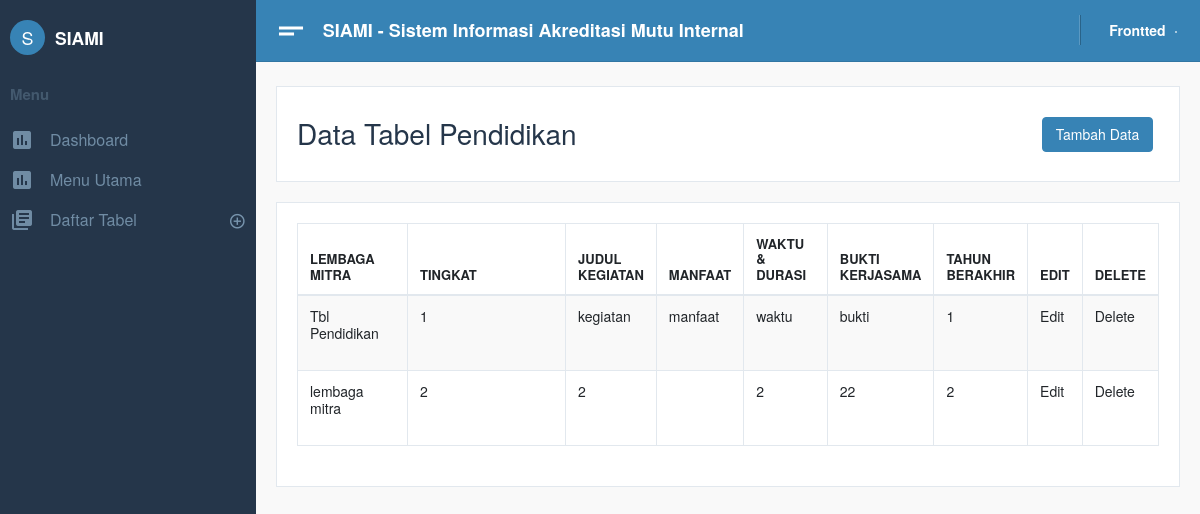
/Siami/home/index.php?p=tbl_pendidikan, run on the app's committed database.
### tables this page shows
CREATE TABLE `tbl_kerjasama_pendidikan` (
  `id_kerj_pend` int(5) NOT NULL,
  `lembaga_mitra` varchar(25) NOT NULL,
  `tingkat` int(5) NOT NULL,
  `judul_keg_kerjasama` text NOT NULL,
  `manfaat` text NOT NULL,
  `waktu_durasi` varchar(40) NOT NULL,
  `bukti_kerjasama` varchar(50) NOT NULL,
  `tahun_berakhir` int(5) NOT NULL,
  `timestamp` timestamp NOT NULL DEFAULT current_timestamp() ON UPDATE current_timestamp(),
  `id_akred_prodi` int(11) NOT NULL
);

### Siami/home/tbl_pendidikan.php (the view, shortened to what this page needs)
<head>
	<link rel="stylesheet" href="https://cdn.jsdelivr.net/npm/bootstrap@4.6.0/dist/css/bootstrap.min.css">
</head>
<div class="card text-left">
	<div class="card-body">
		<div class="row">
			<div class="col-sm-10 mt-2">
				<h2>Data Tabel Pendidikan</h2>
			</div>
			<div class="col-sm-2 mt-2">
				<button class="btn btn-primary">Tambah Data</button>
			</div>
		</div>
	</div>
</div>
<?php
include "../config/database.php";
$query = mysqli_query($db, "SELECT * FROM tbl_kerjasama_pendidikan");
?>
<div class="card">
	<div class="card-body">
		<div id="example_wrapper" class="dataTables_wrapper dt-bootstrap4">
			<div class="row">
				<div class="col-sm-12">
					<table style="width: 100%;" id="example" class="table table-hover table-striped table-bordered dataTable dtr-inline" role="grid" aria-describedby="example_info">
						<thead>
							<tr role="row">
								<th style="width: 118.2px;">Lembaga Mitra </th>
								<th style="width: 189.2px;">Tingkat </th>
								<th style="width: 82.2px;">Judul Kegiatan </th>
								<th style="width: 40.2px;">Manfaat </th>
								<th style="width: 87.2px;">waktu & durasi</th>
								<th style="width: 63.2px;">Bukti Kerjasama </th>
								<th style="width: 63.2px;">Tahun Berakhir </th>
								<th style="width: 40.2px;">Edit </th>
								<th style="width: 40.2px;">Delete </th>
							</tr>
						</thead>
						<tbody>
							<?php
							while ($data = mysqli_fetch_array($query)) {
							?>
								<tr role="row" class="odd" style="font-size: 14px;">
									<td>
										<p class="text-break"><?php echo $data["lembaga_mitra"]; ?></p>
									</td>
									<td>
										<p class="text-break"><?php echo $data["tingkat"]; ?></p>
									</td>
									<td>
										<p class="text-break"><?php echo $data["judul_keg_kerjasama"]; ?></p>
									</td>
									<td>
										<p class="text-break"><?php echo $data["manfaat"]; ?></p>
									</td>
									<td>
										<p class="text-break"><?php echo $data["waktu_durasi"]; ?></p>
									</td>
									<td>
										<p class="text-break"><?php echo $data["bukti_kerjasama"]; ?></p>
									</td>
									<td>
										<p class="text-break"><?php echo $data["tahun_berakhir"]; ?></p>
									</td>
									<td>
										<p class="text-break">Edit</p>
									</td>
									<td>
										<p class="text-break">Delete</p>
									</td>
								</tr>
							<?php } ?>
						</tbody>
					</table>
				</div>
			</div>
		</div>
	</div>
</div>

### data on the page
tbl_kerjasama_pendidikan: lembaga_mitra "Tbl Pendidikan", tingkat "1", judul_keg_kerjasama "kegiatan", manfaat "manfaat", waktu_durasi "waktu", bukti_kerjasama "bukti", tahun_berakhir "1"
tbl_kerjasama_pendidikan: lembaga_mitra "lembaga mitra", tingkat "2", judul_keg_kerjasama "2", waktu_durasi "2", bukti_kerjasama "22", tahun_berakhir "2"
